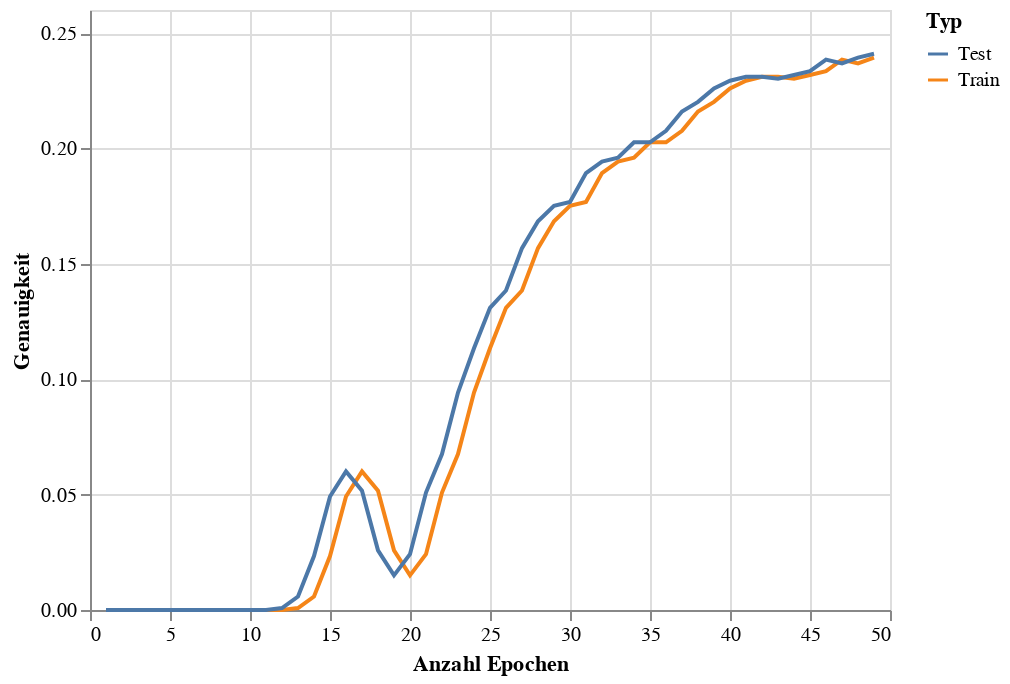

The notebook cell saved with this chart:
### Code cell
train_eval_accuracy_chart = alt.Chart(accuracy_df).mark_line().encode(
    x = alt.X('Epoch',title='Anzahl Epochen'),
    y = alt.Y('Accuracy',title='Genauigkeit'),
    color = alt.Color('Type',title='Typ')
)
train_eval_accuracy_chart

### Figure 1 — Vega-Lite specification as saved in the notebook (floating-point values rounded to 4 significant figures)
{"config": {"view": {"continuousWidth": 400, "continuousHeight": 300}}, "data": {"name": "data-8956d813fd5fbf305e41df3f39b4ce91"}, "mark": "line", "encoding": {"color": {"field": "Type", "title": "Typ", "type": "nominal"}, "x": {"field": "Epoch", "title": "Anzahl Epochen", "type": "quantitative"}, "y": {"field": "Accuracy", "title": "Genauigkeit", "type": "quantitative"}}, "$schema": "https://vega.github.io/schema/vega-lite/v4.17.0.json", "datasets": {"data-8956d813fd5fbf305e41df3f39b4ce91": [{"Epoch": 1, "Accuracy": 0.0, "Type": "Train"}, {"Epoch": 2, "Accuracy": 0.0, "Type": "Train"}, {"Epoch": 3, "Accuracy": 0.0, "Type": "Train"}, {"Epoch": 4, "Accuracy": 0.0, "Type": "Train"}, {"Epoch": 5, "Accuracy": 0.0, "Type": "Train"}, {"Epoch": 6, "Accuracy": 0.0, "Type": "Train"}, {"Epoch": 7, "Accuracy": 0.0, "Type": "Train"}, {"Epoch": 8, "Accuracy": 0.0, "Type": "Train"}, {"Epoch": 9, "Accuracy": 0.0, "Type": "Train"}, {"Epoch": 10, "Accuracy": 0.0, "Type": "Train"}, {"Epoch": 11, "Accuracy": 0.0, "Type": "Train"}, {"Epoch": 12, "Accuracy": 0.0, "Type": "Train"}, {"Epoch": 13, "Accuracy": 0.000834, "Type": "Train"}, {"Epoch": 14, "Accuracy": 0.005838, "Type": "Train"}, {"Epoch": 15, "Accuracy": 0.02335, "Type": "Train"}, {"Epoch": 16, "Accuracy": 0.04921, "Type": "Train"}, {"Epoch": 17, "Accuracy": 0.06005, "Type": "Train"}, {"Epoch": 18, "Accuracy": 0.05171, "Type": "Train"}, {"Epoch": 19, "Accuracy": 0.02585, "Type": "Train"}, {"Epoch": 20, "Accuracy": 0.01501, "Type": "Train"}, {"Epoch": 21, "Accuracy": 0.02419, "Type": "Train"}, {"Epoch": 22, "Accuracy": 0.05088, "Type": "Train"}, {"Epoch": 23, "Accuracy": 0.06756, "Type": "Train"}, {"Epoch": 24, "Accuracy": 0.09425, "Type": "Train"}, {"Epoch": 25, "Accuracy": 0.1134, "Type": "Train"}, {"Epoch": 26, "Accuracy": 0.1309, "Type": "Train"}, {"Epoch": 27, "Accuracy": 0.1384, "Type": "Train"}, {"Epoch": 28, "Accuracy": 0.1568, "Type": "Train"}, {"Epoch": 29, "Accuracy": 0.1685, "Type": "Train"}, {"Epoch": 30, "Accuracy": 0.1751, "Type": "Train"}, {"Epoch": 31, "Accuracy": 0.1768, "Type": "Train"}, {"Epoch": 32, "Accuracy": 0.1893, "Type": "Train"}, {"Epoch": 33, "Accuracy": 0.1943, "Type": "Train"}, {"Epoch": 34, "Accuracy": 0.196, "Type": "Train"}, {"Epoch": 35, "Accuracy": 0.2027, "Type": "Train"}, {"Epoch": 36, "Accuracy": 0.2027, "Type": "Train"}, {"Epoch": 37, "Accuracy": 0.2077, "Type": "Train"}, {"Epoch": 38, "Accuracy": 0.216, "Type": "Train"}, {"Epoch": 39, "Accuracy": 0.2202, "Type": "Train"}, {"Epoch": 40, "Accuracy": 0.226, "Type": "Train"}, {"Epoch": 41, "Accuracy": 0.2294, "Type": "Train"}, {"Epoch": 42, "Accuracy": 0.231, "Type": "Train"}, {"Epoch": 43, "Accuracy": 0.231, "Type": "Train"}, {"Epoch": 44, "Accuracy": 0.2302, "Type": "Train"}, {"Epoch": 45, "Accuracy": 0.2319, "Type": "Train"}, {"Epoch": 46, "Accuracy": 0.2335, "Type": "Train"}, {"Epoch": 47, "Accuracy": 0.2385, "Type": "Train"}, {"Epoch": 48, "Accuracy": 0.2369, "Type": "Train"}, {"Epoch": 49, "Accuracy": 0.2394, "Type": "Train"}, {"Epoch": 1, "Accuracy": 0.0, "Type": "Test"}, {"Epoch": 2, "Accuracy": 0.0, "Type": "Test"}, {"Epoch": 3, "Accuracy": 0.0, "Type": "Test"}, {"Epoch": 4, "Accuracy": 0.0, "Type": "Test"}, {"Epoch": 5, "Accuracy": 0.0, "Type": "Test"}, {"Epoch": 6, "Accuracy": 0.0, "Type": "Test"}, {"Epoch": 7, "Accuracy": 0.0, "Type": "Test"}, {"Epoch": 8, "Accuracy": 0.0, "Type": "Test"}, {"Epoch": 9, "Accuracy": 0.0, "Type": "Test"}, {"Epoch": 10, "Accuracy": 0.0, "Type": "Test"}, {"Epoch": 11, "Accuracy": 0.0, "Type": "Test"}, {"Epoch": 12, "Accuracy": 0.000834, "Type": "Test"}, {"Epoch": 13, "Accuracy": 0.005838, "Type": "Test"}, {"Epoch": 14, "Accuracy": 0.02335, "Type": "Test"}, {"Epoch": 15, "Accuracy": 0.04921, "Type": "Test"}, {"Epoch": 16, "Accuracy": 0.06005, "Type": "Test"}, {"Epoch": 17, "Accuracy": 0.05171, "Type": "Test"}, {"Epoch": 18, "Accuracy": 0.02585, "Type": "Test"}, {"Epoch": 19, "Accuracy": 0.01501, "Type": "Test"}, {"Epoch": 20, "Accuracy": 0.02419, "Type": "Test"}, {"Epoch": 21, "Accuracy": 0.05088, "Type": "Test"}, {"Epoch": 22, "Accuracy": 0.06756, "Type": "Test"}, {"Epoch": 23, "Accuracy": 0.09425, "Type": "Test"}, {"Epoch": 24, "Accuracy": 0.1134, "Type": "Test"}, {"Epoch": 25, "Accuracy": 0.1309, "Type": "Test"}, {"Epoch": 26, "Accuracy": 0.1384, "Type": "Test"}, {"Epoch": 27, "Accuracy": 0.1568, "Type": "Test"}, {"Epoch": 28, "Accuracy": 0.1685, "Type": "Test"}, {"Epoch": 29, "Accuracy": 0.1751, "Type": "Test"}, {"Epoch": 30, "Accuracy": 0.1768, "Type": "Test"}, {"Epoch": 31, "Accuracy": 0.1893, "Type": "Test"}, {"Epoch": 32, "Accuracy": 0.1943, "Type": "Test"}, {"Epoch": 33, "Accuracy": 0.196, "Type": "Test"}, {"Epoch": 34, "Accuracy": 0.2027, "Type": "Test"}, {"Epoch": 35, "Accuracy": 0.2027, "Type": "Test"}, {"Epoch": 36, "Accuracy": 0.2077, "Type": "Test"}, {"Epoch": 37, "Accuracy": 0.216, "Type": "Test"}, {"Epoch": 38, "Accuracy": 0.2202, "Type": "Test"}, {"Epoch": 39, "Accuracy": 0.226, "Type": "Test"}, {"Epoch": 40, "Accuracy": 0.2294, "Type": "Test"}, {"Epoch": 41, "Accuracy": 0.231, "Type": "Test"}, {"Epoch": 42, "Accuracy": 0.231, "Type": "Test"}, {"Epoch": 43, "Accuracy": 0.2302, "Type": "Test"}, {"Epoch": 44, "Accuracy": 0.2319, "Type": "Test"}, {"Epoch": 45, "Accuracy": 0.2335, "Type": "Test"}, {"Epoch": 46, "Accuracy": 0.2385, "Type": "Test"}, {"Epoch": 47, "Accuracy": 0.2369, "Type": "Test"}, {"Epoch": 48, "Accuracy": 0.2394, "Type": "Test"}, {"Epoch": 49, "Accuracy": 0.241, "Type": "Test"}]}}
